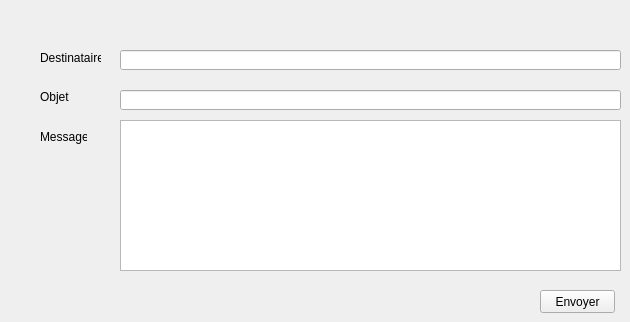
     <widget class="QWidget" name="tab_21">
      <attribute name="title">
       <string>Envoyer un mail</string>
      </attribute>
      <widget class="QLineEdit" name="lineEdit_2">
       <property name="geometry">
        <rect>
         <x>120</x>
         <y>50</y>
         <width>501</width>
         <height>20</height>
        </rect>
       </property>
      </widget>
      <widget class="QLineEdit" name="lineEdit_3">
       <property name="geometry">
        <rect>
         <x>120</x>
         <y>90</y>
         <width>501</width>
         <height>20</height>
        </rect>
       </property>
      </widget>
      <widget class="QTextEdit" name="textEdit_3">
       <property name="geometry">
        <rect>
         <x>120</x>
         <y>120</y>
         <width>501</width>
         <height>151</height>
        </rect>
       </property>
      </widget>
      <widget class="QLabel" name="label_51">
       <property name="geometry">
        <rect>
         <x>40</x>
         <y>50</y>
         <width>61</width>
         <height>16</height>
        </rect>
       </property>
       <property name="text">
        <string>Destinataire</string>
       </property>
      </widget>
      <widget class="QLabel" name="label_52">
       <property name="geometry">
        <rect>
         <x>40</x>
         <y>90</y>
         <width>47</width>
         <height>14</height>
        </rect>
       </property>
       <property name="text">
        <string>Objet</string>
       </property>
      </widget>
      <widget class="QLabel" name="label_53">
       <property name="geometry">
        <rect>
         <x>40</x>
         <y>130</y>
         <width>47</width>
         <height>14</height>
        </rect>
       </property>
       <property name="text">
        <string>Message</string>
       </property>
      </widget>
      <widget class="QPushButton" name="Envoyer">
       <property name="geometry">
        <rect>
         <x>540</x>
         <y>290</y>
         <width>75</width>
         <height>23</height>
        </rect>
       </property>
       <property name="text">
        <string>Envoyer</string>
       </property>
      </widget>
     </widget>
